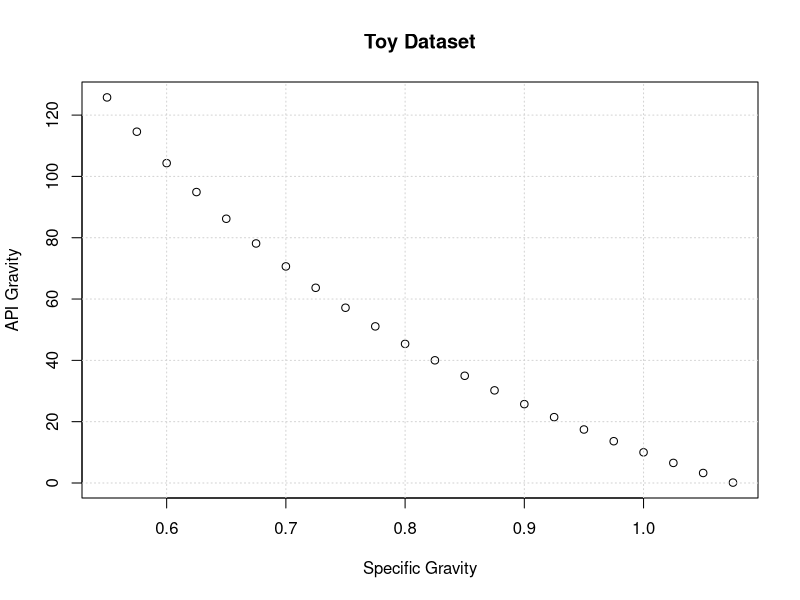
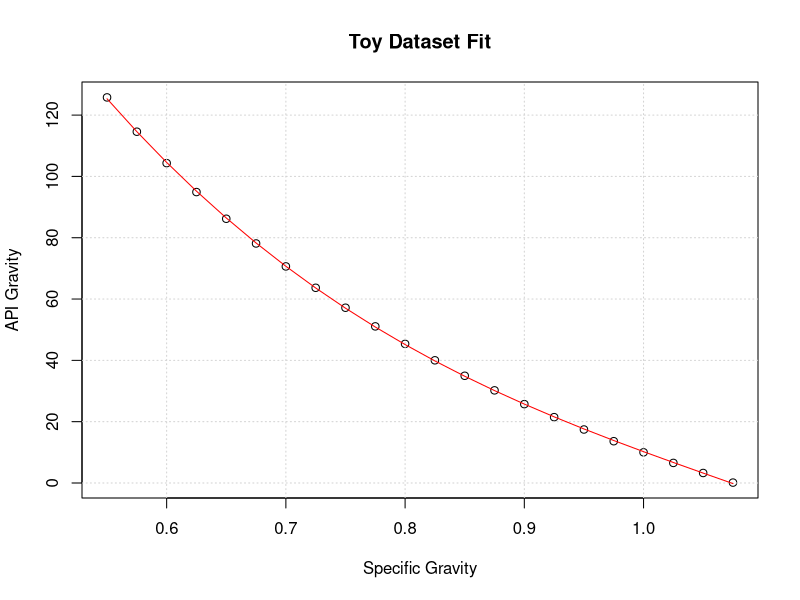

R code for these plots, in order:
## ---- chunk 1
# Generate Dataset where the range is from 0.55 to 1.075 on the x-axis
x<-seq(from=0.55,to=1.075,by=0.025)
# Build a nonlinear model
y<-141.5/x-131.5
# Draw Graph
plot(x,y,main="Toy Dataset",
    xlab="Specific Gravity",
    ylab="API Gravity")
grid()
## ---- chunk 2
# Find the square & cube of the x variables (by creating new x variables)
# Generate an output variable then build a Dataframe that produces a summary
x2<-x^2
x3<-x^3
df<-data.frame(x1=x,
               x2=x2,
               x3=x3,
               y=y)
summary(df)
## ---- chunk 3
# Fitting a linear regression to show significance
myMod<-lm(data=df,
          y~x1+x2+x3)
summary(myMod)
# R-squared shows perfect fit
## ---- chunk 4
# Goodness of fit shown, despite the difference in equation models are identical
plot(x,y,main="Toy Dataset Fit",
    xlab="Specific Gravity",
    ylab="API Gravity")
grid()
y_pred<-predict(myMod)
lines(x,y_pred,col='red')
